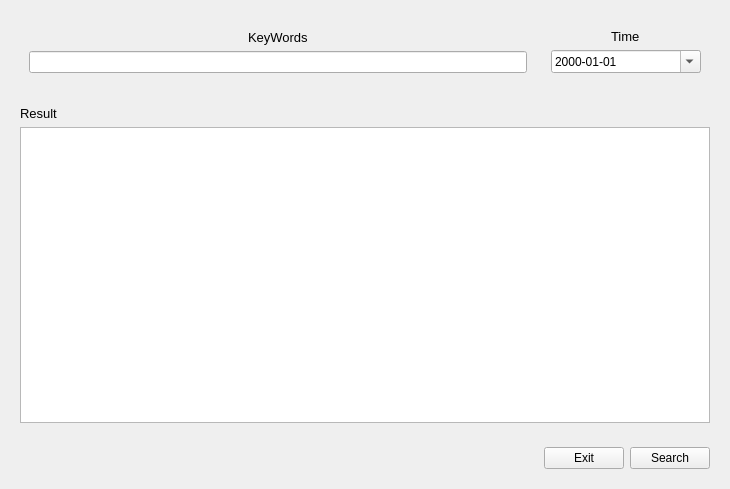
<?xml version="1.0" encoding="UTF-8"?>
<ui version="4.0">
 <class>SearchHistory</class>
 <widget class="QWidget" name="SearchHistory">
  <property name="geometry">
   <rect>
    <x>0</x>
    <y>0</y>
    <width>730</width>
    <height>489</height>
   </rect>
  </property>
  <property name="windowTitle">
   <string>Search History</string>
  </property>
  <property name="windowIcon">
   <iconset resource="resources.qrc">
    <normaloff>:/images/images/search.png</normaloff>:/images/images/search.png</iconset>
  </property>
  <layout class="QVBoxLayout" name="verticalLayout_6">
   <item>
    <widget class="QWidget" name="widget_6" native="true">
     <layout class="QHBoxLayout" name="horizontalLayout_2">
      <item>
       <widget class="QWidget" name="widget_3" native="true">
        <layout class="QVBoxLayout" name="verticalLayout_2">
         <item alignment="Qt::AlignHCenter">
          <widget class="QLabel" name="label_2">
           <property name="font">
            <font>
             <pointsize>10</pointsize>
            </font>
           </property>
           <property name="text">
            <string>KeyWords</string>
           </property>
          </widget>
         </item>
         <item>
          <widget class="QLineEdit" name="Content"/>
         </item>
        </layout>
       </widget>
      </item>
      <item>
       <widget class="QWidget" name="widget_4" native="true">
        <layout class="QVBoxLayout" name="verticalLayout_3">
         <item alignment="Qt::AlignHCenter">
          <widget class="QLabel" name="label_3">
           <property name="font">
            <font>
             <pointsize>10</pointsize>
            </font>
           </property>
           <property name="text">
            <string>Time</string>
           </property>
          </widget>
         </item>
         <item alignment="Qt::AlignHCenter">
          <widget class="QDateEdit" name="Time">
           <property name="minimumSize">
            <size>
             <width>150</width>
             <height>0</height>
            </size>
           </property>
           <property name="displayFormat">
            <string>yyyy-MM-dd</string>
           </property>
           <property name="calendarPopup">
            <bool>true</bool>
           </property>
          </widget>
         </item>
        </layout>
       </widget>
      </item>
     </layout>
    </widget>
   </item>
   <item>
    <widget class="QWidget" name="widget_7" native="true">
     <layout class="QVBoxLayout" name="verticalLayout_5">
      <item>
       <widget class="QLabel" name="label_5">
        <property name="font">
         <font>
          <pointsize>10</pointsize>
         </font>
        </property>
        <property name="text">
         <string>Result</string>
        </property>
       </widget>
      </item>
      <item>
       <widget class="QTextBrowser" name="historyBrowser"/>
      </item>
     </layout>
    </widget>
   </item>
   <item>
    <widget class="QWidget" name="widget" native="true">
     <layout class="QHBoxLayout" name="horizontalLayout">
      <item>
       <spacer name="horizontalSpacer_2">
        <property name="orientation">
         <enum>Qt::Horizontal</enum>
        </property>
        <property name="sizeType">
         <enum>QSizePolicy::Expanding</enum>
        </property>
        <property name="sizeHint" stdset="0">
         <size>
          <width>65</width>
          <height>20</height>
         </size>
        </property>
       </spacer>
      </item>
      <item>
       <widget class="QPushButton" name="Exit">
        <property name="text">
         <string>Exit</string>
        </property>
       </widget>
      </item>
      <item>
       <widget class="QPushButton" name="Search">
        <property name="text">
         <string>Search</string>
        </property>
       </widget>
      </item>
     </layout>
    </widget>
   </item>
  </layout>
 </widget>
 <resources>
  <include location="resources.qrc"/>
 </resources>
 <connections/>
</ui>
